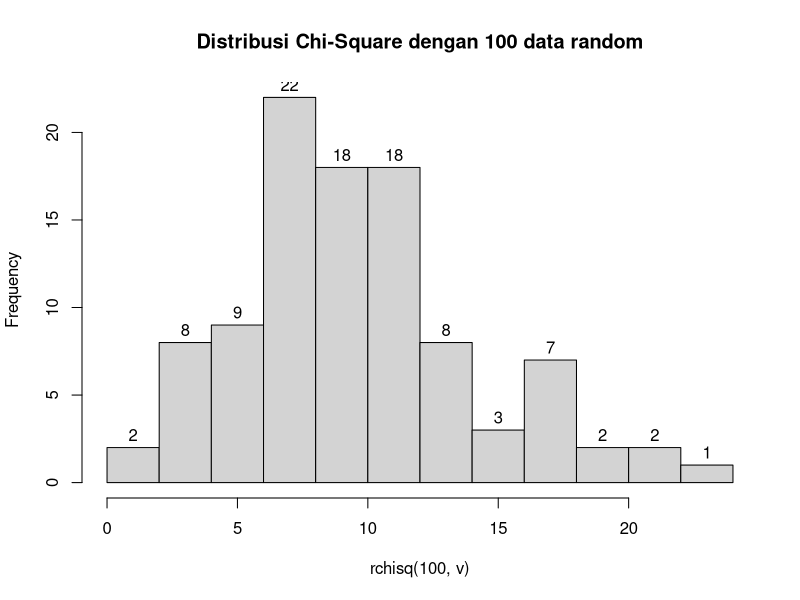

Source code (R):
#declared
x<-2
v<-10

#a
dchisq(x,v,ncp=0)

#b
hist(rchisq(100, v), main='Distribusi Chi-Square dengan 100 data random',labels=T)

#c
rataan=v
varian=2*v
paste("Nilai Rataan: ", rataan)
paste("Nilai Varian: ", varian)